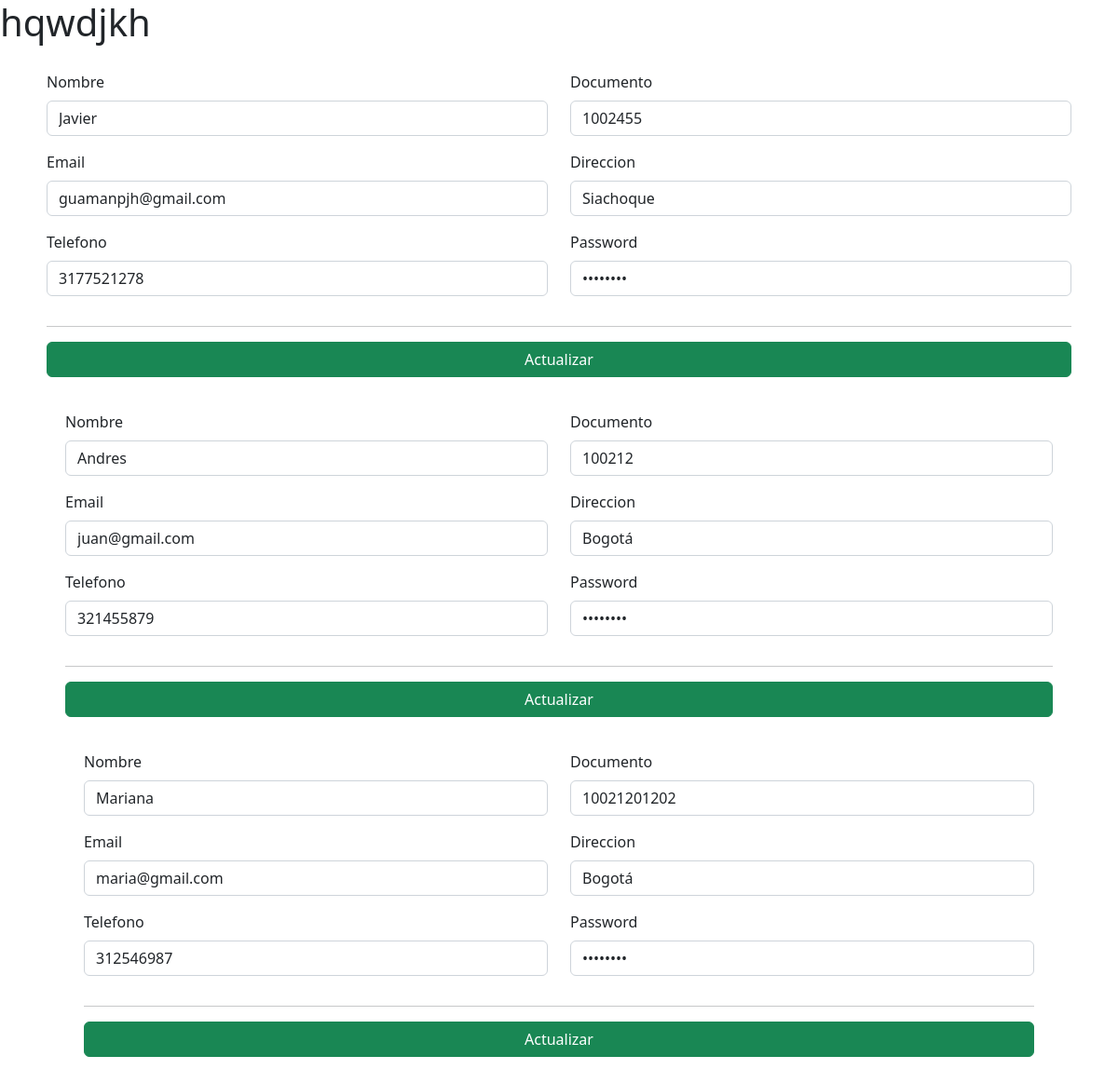
The page /productos/actualizarP.php on the database its author committed.
### tables this page shows
CREATE TABLE `usuarios` (
  `id` int(6) NOT NULL,
  `nombre` varchar(40) NOT NULL,
  `email` varchar(40) NOT NULL,
  `telefono` varchar(40) NOT NULL,
  `documento` varchar(40) NOT NULL,
  `direccion` varchar(40) NOT NULL,
  `password` varchar(40) NOT NULL
);

### productos/actualizarP.php (the view, shortened to what this page needs)
<html>
<head>
        <link href="../css/bootstrap.min.css" rel="stylesheet">
        <link href="../libs/bootstrap-icons/bootstrap-icons.css" rel="stylesheet">
</head>
    <body>
    <h1>hqwdjkh</h1>
    <?php
        include '../carrito/Configuracion.php';
        $query = $db->query("SELECT * FROM usuarios ORDER BY id ASC LIMIT 50 ");
        if($query->num_rows > 0){
            while($row = $query->fetch_assoc()){
        ?>
<div class="container">
<div class="card-body">
            <form action="update.php" method="POST">
              <div class="row">
                <div class="col-6">
                  <div class="mb-3">
                    <label for="nombre" class="form-label ">Nombre</label>
                    <input type="text" class="form-control" id="nombreu" name="nombreu" aria-describedby="email"
                      value="<?php echo $row['nombre'] ?>" required>
                  </div>
                  <div class="mb-3">
                    <label for="email" class="form-label ">Email</label>
                    <input type="email" class="form-control" id="email " name="email" value="<?php echo $row['email'] ?>"
                      required>
                  </div>
                  <div class="mb-3">
                    <label for="telefono" class="form-label ">Telefono</label>
                    <input type="text" class="form-control" id="telefono" name="telefono"
                    value="<?php echo $row['telefono'] ?>" required>
                  </div>
                </div>
                <div class="col-6">
                  <div class="mb-3">
                    <label for="documento" class="form-label ">Documento</label>
                    <input type="documento" class="form-control" id="documento" name="documento"
                    value="<?php echo $row['documento'] ?>" required>
                  </div>
                  <div class="mb-3">
                    <label for="direccion" class="form-label ">Direccion</label>
                    <input type="text" class="form-control" id="direccion" name="direccion"
                    value="<?php echo $row['direccion'] ?>"  required>
                  </div>
                  <div class="mb-3">
                    <label for="password" class="form-label ">Password</label>
                    <input type="password" class="form-control" id="password" name="password"
                    value="<?php echo $row['password'] ?>" required>
                  </div>
                </div>
              </div>
              <hr>
              <div class="text-center d-grid">
                <a href="http://localhost/proyectoPrueba/productos/update.php?id="<?php $row['id'] ?> class="btn btn-success" >Actualizar</a>
              </div>
            </form>
          </div>
        <?php } }
        ?>
        </div>
    </div>
    </div>
    </body>
</html>

### productos/actualizarP.php (style rules this page uses)
.container { padding: 20px; }

### rows shown on the page
usuarios: nombreu "Javier", email "guamanpjh@gmail.com", telefono "3177521278", documento "1002455", direccion "Siachoque"
usuarios: nombreu "Andres", email "juan@gmail.com", telefono "321455879", documento "100212", direccion "Bogotá"
usuarios: nombreu "Mariana", email "maria@gmail.com", telefono "312546987", documento "10021201202", direccion "Bogotá"
